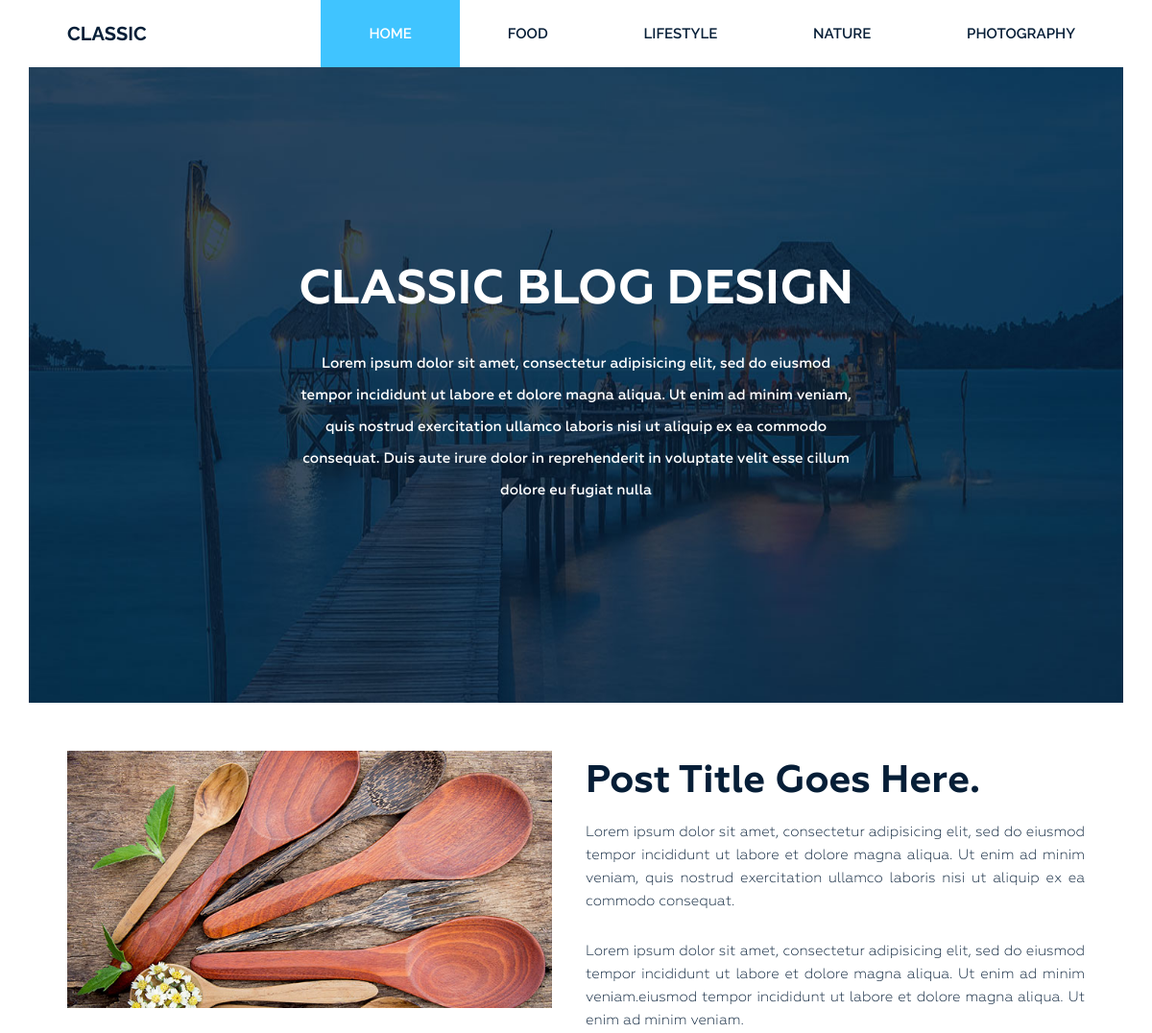
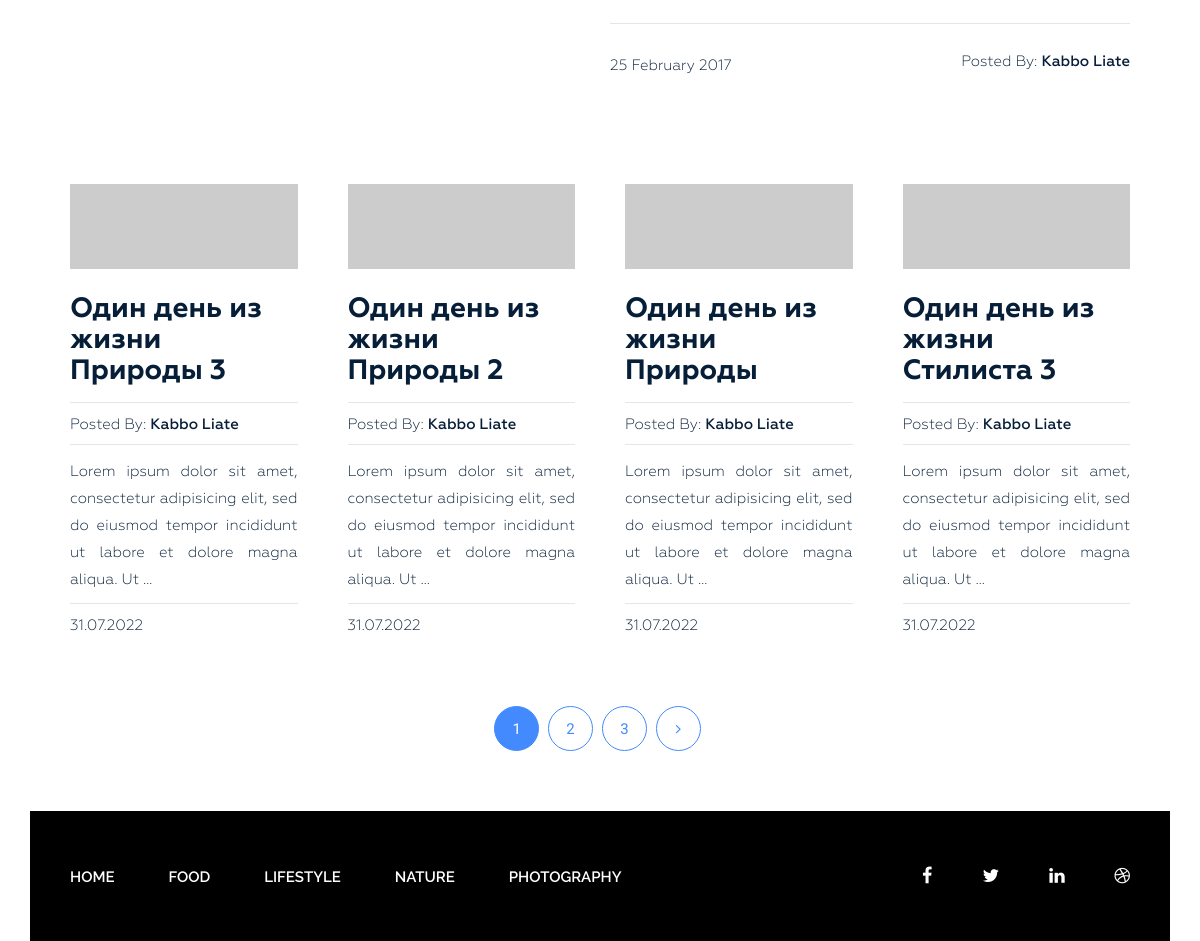
The page / on the database its author committed (2 pictures, top to bottom).
### blog/models.py (models this page shows, shortened)
class Category(models.Model):
    title = models.CharField(max_length=255, verbose_name="Наименовании Категории")
    slug = models.SlugField(max_length=255, verbose_name='Slug', unique=True)
    def get_absolute_url(self):
        return reverse('category', kwargs={'slug': self.slug})
    class Meta:
        verbose_name = 'Категория(ю)'
        verbose_name_plural = 'Категории'
        ordering = ['title']

class Post(models.Model):
    title = models.CharField(max_length=255, verbose_name="Наименование новости")
    slug = models.SlugField(max_length=50, unique=True)
    author = models.CharField(max_length=100, verbose_name="Автор")
    content = models.TextField(blank=True, verbose_name="Контент")
    created_at = models.DateTimeField(auto_now_add=True, verbose_name="Опубликовано")
    photo = models.ImageField(upload_to="photos/%Y/%m/%d/", blank=True, verbose_name="Фотография")
    views = models.IntegerField(default=0, verbose_name="Кол-во просмотров")
    category = models.ForeignKey(Category, on_delete=models.PROTECT, related_name="posts", verbose_name="Категория")
    tags = models.ManyToManyField(Tag, blank=True, related_name="posts", verbose_name="Тег")
    def get_absolute_url(self):
        return reverse('post', kwargs={'slug': self.slug})
    class Meta:
        verbose_name = 'Новость'
        verbose_name_plural = 'Новости'
        ordering = ['-created_at']

### blog/views.py (the view)
# urls.py: path('', Home.as_view(), name='home'),
class Home(ListView):
    model = Post
    template_name = 'blog/index.html'
    debug = True
    context_object_name = 'posts'
    paginate_by = 4
    def get_context_data(self, *, object_list=None, **kwargs):
        context = super().get_context_data(**kwargs)
        context['title'] = 'Classic Blog Design'
        return context

### blog/templatetags/menu.py (called while the page is built)
@register.inclusion_tag('blog/menu_tpl.html',)
def show_menu(menu_class='menu'):
    categories = Category.objects.all()
    return {"categories": categories, "menu_class": menu_class}

### blog/templates/blog/index.html (shortened to what this page needs)
{% extends 'base.html'%}
{% block content%}
{% include 'inc/_mainTitle.html' %}
{% include 'inc/_mainContent.html' %}
{% include 'inc/_footer.html' %}
{% endblock content %}

### blog/templates/blog/menu_tpl.html
<div class="{{ menu_class }}">
    <ul>
        <li><a href="{% url 'home' %}">Home</a></li>
        {% for item in categories %}
        <li><a href="{{ item.get_absolute_url }}">{{ item.title }}</a></li>
        {% endfor %}
    </ul>
</div>

### templates/inc/_contentCategory.html
{% for post in posts %}
<div class="col-md-3">
    <div class="single-post">
        {% if post.photo %}
        <img src="{{ post.photo.url }}" alt="{{ post.title }}" width="400">
        {% else %}
        <img src="https://picsum.photos/id/1060/400/250/?blur=2" alt="">
        {% endif %}
        <h3><a href="{{ post.get_absolute_url }}">{{ post.title }}</a></h3>
        <h4><span>Posted By: <span class="author-name">{{ post.author }}</span></span>
        </h4>
        {{ post.content|truncatewords_html:20|safe }}
        <h4><span>{{ post.created_at|date:'d.m.Y'}}</span></h4>
    </div>
</div>
{% empty %}
<p>По вашему запросу ничего не найдено</p>
{% endfor %}

### siteblog/static/style.css (style rules this page uses)
.wrapper header.header .menu { margin: 0 }
.wrapper header.header .menu ul { float: right; margin: 0; padding: 0; margin-right: 4px; }
.wrapper header.header .menu ul li { display: inline-block; list-style: outside none none; margin: 0 -4px 0 0; }
.wrapper header.header .menu ul li a { color: rgb(6, 30, 55); font-family: "Raleway", sans-serif; font-size: 15px; font-weight: 600; line-height: 70px; padding: 26px 50px; text-decoration: none; text-transform: uppercase; }
.wrapper header.header .menu ul li.active a { background: #40c4ff; color: #fff; }
section.blog-post-area img { width: 100%; }
section.blog-post-area .single-post { padding-right: 20px; margin: 100px 0px 0px; }
section.blog-post-area h4 span { font-family: Geometria; font-weight: 400; font-size: 15px; color: #061e37; text-decoration: none; }
section.blog-post-area h4 span.author-name { font-weight: 500; }
.blog-post-area .single-post h3 a { font-family: Geometria; font-size: 28px; font-weight: 700; text-decoration: none; color: #061e37; }
.blog-post-area .single-post p { color: #061e37; font-family: Geometria; font-size: 15px; font-weight: 400; line-height: 27px; padding-top: 14px; position: relative; text-align: justify; }
.blog-post-area .single-post h4 { margin-bottom: 12px; padding-top: 10px; position: relative; }
.blog-post-area .single-post h4::before { background: #e6e6e6 none repeat scroll 0 0; content: ""; height: 1px; position: absolute; top: 0; width: 100%; }
.blog-post-area .single-post p::before { background: #e6e6e6 none repeat scroll 0 0; content: ""; height: 1px; position: absolute; top: 0; width: 100%; }
.blog-post-area .single-post h3 { margin: 25px 0 15px; }
.wrapper footer.footer .footer-menu { margin: 0 }
.wrapper footer.footer .footer-menu ul { line-height: 130px; margin: 0; padding: 0; }
.wrapper footer.footer .footer-menu ul li { display: inline; list-style: outside none none; margin: 0; padding: 30px 0px; }
.wrapper footer.footer .footer-menu ul li a { color: #fff; font-family: "Raleway", sans-serif; font-size: 15px; font-weight: 600; line-height: 70px; margin-left: 40px; padding: 26px 10px 26px 0; text-decoration: none; text-transform: uppercase; }

### rows shown on the page
Category: title "FOOD"
Category: title "LIFESTYLE"
Category: title "NATURE"
Category: title "PHOTOGRAPHY"
Post: title "Один день из жизни Природы 3", author "Kabbo Liate", content "Lorem ipsum dolor sit amet, consectetur adipisicing elit, sed do eiusmod tempor incididunt ut labore et dolore magna aliqua. Ut …", created_at "31.07.2022"
Post: title "Один день из жизни Природы 2", author "Kabbo Liate", content "Lorem ipsum dolor sit amet, consectetur adipisicing elit, sed do eiusmod tempor incididunt ut labore et dolore magna aliqua. Ut …", created_at "31.07.2022"
Post: title "Один день из жизни Природы", author "Kabbo Liate", content "Lorem ipsum dolor sit amet, consectetur adipisicing elit, sed do eiusmod tempor incididunt ut labore et dolore magna aliqua. Ut …", created_at "31.07.2022"
Post: title "Один день из жизни Стилиста 3", author "Kabbo Liate", content "Lorem ipsum dolor sit amet, consectetur adipisicing elit, sed do eiusmod tempor incididunt ut labore et dolore magna aliqua. Ut …", created_at "31.07.2022"

### other values the page prints
{{ p }} "1"
{{ p }} "2" "3"
